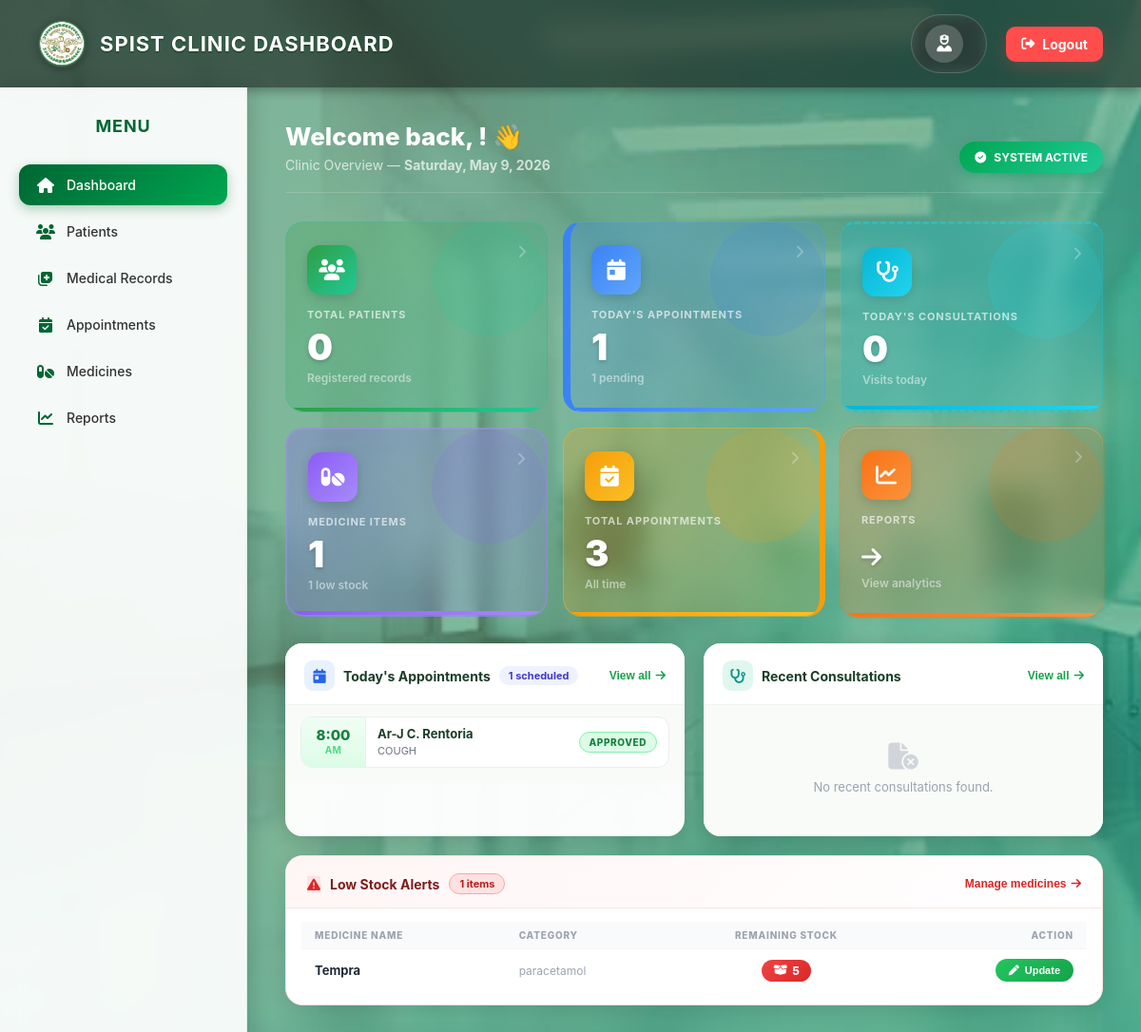
/dashboard.php (signed in), run on the app's committed database.
### tables this page shows
CREATE TABLE `appointments` (
  `appointment_id` int(11) NOT NULL,
  `display_id` varchar(20) DEFAULT NULL,
  `patient_id` int(11) NOT NULL,
  `appointment_date` date NOT NULL,
  `appointment_time` time NOT NULL,
  `reason` text DEFAULT NULL,
  `status` enum('Pending','Approved','Completed','Cancelled') DEFAULT 'Pending',
  `created_at` timestamp NOT NULL DEFAULT current_timestamp(),
  `status1` varchar(20) DEFAULT 'Active'
);

CREATE TABLE `patients` (
  `patient_id` int(11) NOT NULL,
  `display_id` varchar(20) DEFAULT NULL,
  `id_number` varchar(50) DEFAULT NULL,
  `full_name` varchar(100) NOT NULL,
  `gender` enum('Male','Female','Other') DEFAULT NULL,
  `birthdate` date DEFAULT NULL,
  `category` enum('Student','Faculty','Staff','Visitor') DEFAULT NULL,
  `contact_number` varchar(20) DEFAULT NULL,
  `address` text DEFAULT NULL,
  `created_at` timestamp NOT NULL DEFAULT current_timestamp(),
  `username` varchar(50) DEFAULT NULL,
  `password` varchar(255) DEFAULT NULL,
  `recovery_code` text DEFAULT NULL,
  `sec_question1` varchar(255) DEFAULT NULL,
  `sec_answer1` varchar(255) DEFAULT NULL,
  `sec_question2` varchar(255) DEFAULT NULL,
  `sec_answer2` varchar(255) DEFAULT NULL,
  `last_code_change` datetime DEFAULT NULL,
  `status` int(11) DEFAULT 1
);

CREATE TABLE `medicines` (
  `medicine_id` int(11) NOT NULL,
  `display_id` varchar(20) DEFAULT NULL,
  `medicine_name` varchar(100) NOT NULL,
  `category` varchar(50) DEFAULT NULL,
  `quantity` int(11) NOT NULL,
  `unit` varchar(20) DEFAULT NULL,
  `expiration_date` date DEFAULT NULL,
  `date_added` timestamp NOT NULL DEFAULT current_timestamp(),
  `status` varchar(20) DEFAULT 'Active'
);

### dashboard.php (the view, shortened to what the rows shown need)
<?php
require "db.php";
$username = $_SESSION['username'];
$stmt = $conn->prepare("SELECT full_name, role FROM staff WHERE username = ?");
$stmt->bind_param("s", $username);
$stmt->execute();
$user      = $stmt->get_result()->fetch_assoc();
$full_name = $user['full_name'];
$low_stock_result = $conn->query("
    SELECT medicine_name, category, quantity FROM medicines
    WHERE quantity <= 10
      AND status = 1
    ORDER BY quantity ASC LIMIT 5
");
$today_apt_result = $conn->query("
    SELECT a.appointment_time, a.reason, a.status, p.full_name
    FROM appointments a JOIN patients p ON a.patient_id = p.patient_id
    WHERE DATE(a.appointment_date) = CURDATE()
      AND a.status1 = 1
    ORDER BY a.appointment_time ASC LIMIT 5
");
$is_ajax = !empty($_SERVER['HTTP_X_REQUESTED_WITH'])
        && strtolower($_SERVER['HTTP_X_REQUESTED_WITH']) === 'xmlhttprequest';
if (!$is_ajax):
?>
<!DOCTYPE html>
<html lang="en">
<head>
    <link rel="stylesheet" href="https://cdnjs.cloudflare.com/ajax/libs/font-awesome/6.4.2/css/all.min.css">
</head>
<body>
<div class="navbar">
    <div class="nav-brand">
        <h2>SPIST CLINIC DASHBOARD</h2>
    </div>
</div>
<div class="container">
    <div class="main" id="main-content">
<?php endif;  ?>
        <div class="page-header">
            <div>
                <h2 class="page-title">Welcome back, <?= htmlspecialchars(explode(' ', $full_name)[0]) ?>! 👋</h2>
            </div>
        </div>
        <div class="panels-grid">
            <div class="panel">
                <div class="panel-body">
                    <?php if ($today_apt_result && $today_apt_result->num_rows > 0): ?>
                        <?php while ($row = $today_apt_result->fetch_assoc()):
                            $hour = date('g:i', strtotime($row['appointment_time']));
                            $ampm = date('A',   strtotime($row['appointment_time']));
                            $s    = strtolower($row['status']);
                        ?>
                        <div class="apt-item">
                            <div class="apt-time-col">
                                <div class="apt-time-hour"><?= $hour ?></div>
                                <div class="apt-time-ampm"><?= $ampm ?></div>
                            </div>
                            <div class="apt-details">
                                <div class="apt-name"><?= htmlspecialchars($row['full_name']) ?></div>
                                <div class="apt-reason"><?= htmlspecialchars($row['reason']) ?></div>
                            </div>
                            <div class="apt-badge-col">
                                <span class="badge badge-<?= $s ?>"><?= htmlspecialchars($row['status']) ?></span>
                            </div>
                        </div>
                        <?php endwhile; ?>
                    <?php endif; ?>
                </div>
            </div>
        </div>
        <div class="low-stock-panel">
            <div class="low-stock-body">
                <table class="ls-table">
                    <thead>
                        <tr>
                            <th>Medicine name</th>
                            <th>Category</th>
                            <th style="text-align:center;">Remaining stock</th>
                            <th style="text-align:right;">Action</th>
                        </tr>
                    </thead>
                    <tbody>
                        <?php if ($low_stock_result && $low_stock_result->num_rows > 0):
                            while ($row = $low_stock_result->fetch_assoc()):
                                $severity = $row['quantity'] <= 5 ? 'critical' : 'warning';
                        ?>
                        <tr>
                            <td><div class="ls-med-name"><?= htmlspecialchars($row['medicine_name']) ?></div></td>
                            <td><div class="ls-category"><?= htmlspecialchars($row['category']) ?></div></td>
                            <td style="text-align:center;">
                                <span class="stock-badge <?= $severity ?>">
                                    <i class="fa-solid fa-box-open"></i> <?= $row['quantity'] ?>
                                </span>
                            </td>
                            <td style="text-align:right;">
                                <button class="update-btn" onclick="setActive('nav-medicines'); loadPage('medicines.php')">
                                    <i class="fa-solid fa-pen"></i> Update
                                </button>
                            </td>
                        </tr>
                        <?php endwhile; endif; ?>
                    </tbody>
                </table>
            </div>
        </div>
<?php if (!$is_ajax): ?>
    </div>
</div>
</body>
</html>
<?php endif; ?>

### data on the page
appointments: appointment_time "8:00", appointment_time "AM", patient.full_name "Ar-J C. Rentoria", reason "COUGH", status "APPROVED"
medicines: medicine_name "Tempra", category "paracetamol", quantity "5"

### other printed values
$total_patients "0"
$today_appointments "1"
$pending_appointments "1"
$today_consultations "0"
$total_medicines "1"
$low_stock_count "1"
$total_appointments "3"
